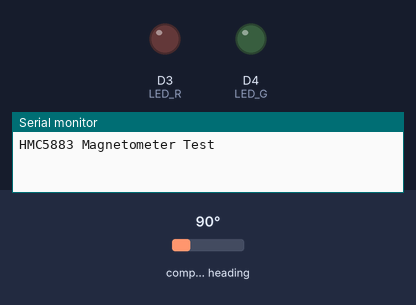
Bench run of a sketch on a simulated ESP8266 (NodeMCU). On the bench: output pins drawn as LEDs (lit = HIGH), the last lines printed to the serial monitor. The test bench sets the inputs (shaded band); at power-on: compass heading 90°. WiFi joins after 1.5 s; servers stay silent unless stated.

Above: at 0.1 s.
At 2.3 s:
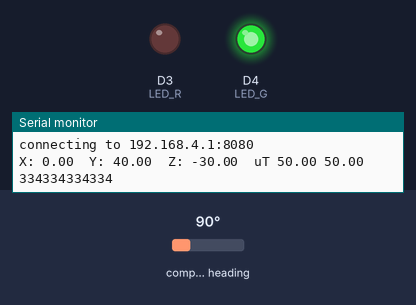
Timing chart, 0 to 3.8 s (numbered marks = the images above):
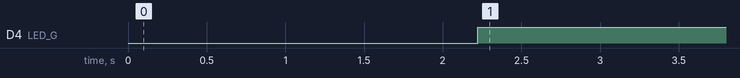

The sketch:

esp8266_HMC5883.ino
```cpp
#include <Wire.h>
#include <Adafruit_Sensor.h>
#include <Adafruit_HMC5883_U.h>
#include <ESP8266WiFi.h>

#define AP_ssid "ESP8266"
#define password "123456780"

/* Assign a unique ID to this sensor at the same time */
Adafruit_HMC5883_Unified mag = Adafruit_HMC5883_Unified(12345);
double ans;
double ans_start;
int LED_R = D3;
int LED_G = D4;
int i = 0;

void displaySensorDetails(void) {
  sensor_t sensor;
  mag.getSensor(&sensor);
  Serial.println("------------------------------------");
  Serial.print("Sensor:       ");
  Serial.println(sensor.name);
  Serial.print("Driver Ver:   ");
  Serial.println(sensor.version);
  Serial.print("Unique ID:    ");
  Serial.println(sensor.sensor_id);
  Serial.print("Max Value:    ");
  Serial.print(sensor.max_value);
  Serial.println(" uT");
  Serial.print("Min Value:    ");
  Serial.print(sensor.min_value);
  Serial.println(" uT");
  Serial.print("Resolution:   ");
  Serial.print(sensor.resolution);
  Serial.println(" uT");
  Serial.println("------------------------------------");
  Serial.println("");
  delay(500);
}

void setup(void) {
  Serial.begin(115200);
  Serial.println("HMC5883 Magnetometer Test");
  Serial.println("");

  if (!mag.begin()) {
    Serial.println("Ooops, no HMC5883 detected ... Check your wiring!");
    while (1)
      ;
  }
  pinMode(LED_G, OUTPUT);
  pinMode(LED_R, OUTPUT);

  digitalWrite(LED_G, LOW);
  digitalWrite(LED_R, LOW);

  sensors_event_t event_start;
  mag.getEvent(&event_start);  // 读取初始磁场数据
  ans_start = sqrt(event_start.magnetic.x * event_start.magnetic.x + event_start.magnetic.y * event_start.magnetic.y + event_start.magnetic.z * event_start.magnetic.z);

  WiFi.begin(AP_ssid, password);
  while (WiFi.status() != WL_CONNECTED) {
    i++;
    delay(500);
    Serial.print(".");
    if (i > 120) {  //60秒后如果还是连接不上，就判定为连接超时
      Serial.print("连接超时！请检查网络环境");
      break;
    }
  }
  Serial.println("网络连接成功");

  Serial.println(WiFi.localIP());

  Serial.println("AT+CIPMODE=1");
  Serial.println("AT+CIPSEND");

  /* Display some basic information on this sensor */
  displaySensorDetails();
}

const char* host = "192.168.4.1";
const uint16_t port = 8080;
int flag_send;

void loop() {

  WiFiClient tcpclient;

  /* 建立TCP连接 */
  Serial.print("connecting to ");
  Serial.print(host);
  Serial.print(':');
  Serial.println(port);
  if (!tcpclient.connect(host, port)) {
    Serial.println("connection failed");  // 如果连接失败，则打印连接失败信息，并返回
    delay(5000);
    return;
  }

  sensors_event_t event;
  mag.getEvent(&event);  // 读取磁场数据
  // 输出磁场数据
  Serial.print("X: ");
  Serial.print(event.magnetic.x);
  Serial.print("  ");
  Serial.print("Y: ");
  Serial.print(event.magnetic.y);
  Serial.print("  ");
  Serial.print("Z: ");
  Serial.print(event.magnetic.z);
  Serial.print("  ");
  Serial.print("uT ");

  ans = sqrt(event.magnetic.x * event.magnetic.x + event.magnetic.y * event.magnetic.y + event.magnetic.z * event.magnetic.z);
  Serial.print(ans);
  Serial.print(" ");
  Serial.println(ans_start);

  if (ans < ans_start + 30 && ans > ans_start - 30) {
    digitalWrite(D4, HIGH);
    digitalWrite(D3, LOW);
    flag_send = 0;
  }

  else {
    digitalWrite(D4, LOW);
    digitalWrite(D3, HIGH);
    flag_send = 1;
  }

  if (flag_send) {
    tcpclient.write("112112112112");
    Serial.println("112112112112");

  } else {
    tcpclient.write("334334334334");
    Serial.println("334334334334");
  }

  delay(5000);  // 延时5秒
}
```

Measured:
- by itself, D4 (LED_G): LOW → HIGH at 2.2 s
